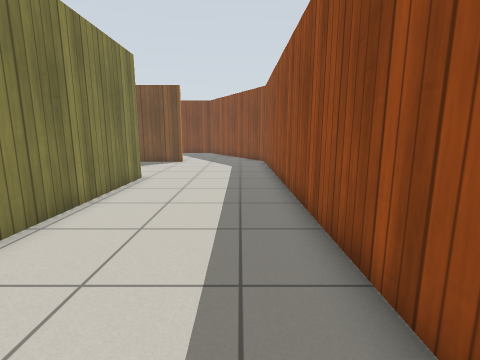
[1] (above)

19 first-person views from a walk through a robot-simulator world made for Gazebo. The camera is 0.94 m above the floor, tilts 10° down and sees 85° across. The floor is counted in squares, 0.5 m on a side. Each view is taken from the middle of a square. On the plan, view 1 faces up. The plan holds only what a view shows up to about 15 squares ahead; the rest is blank. Gazebo's built-in surfaces are drawn with simple patterns.

[2]
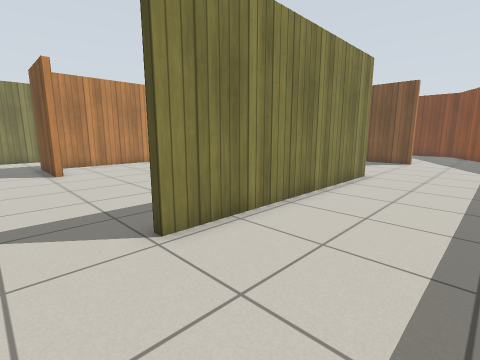

[3]
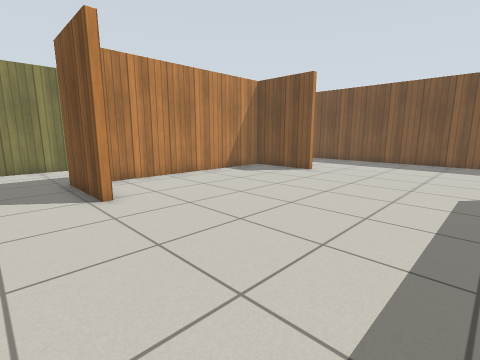

[4]
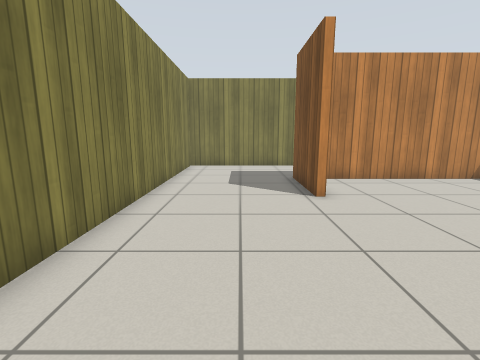

[5]
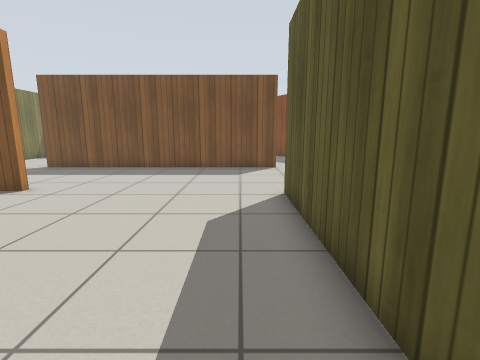

[6]
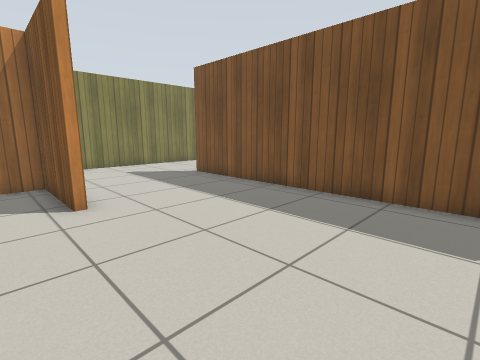

[7]
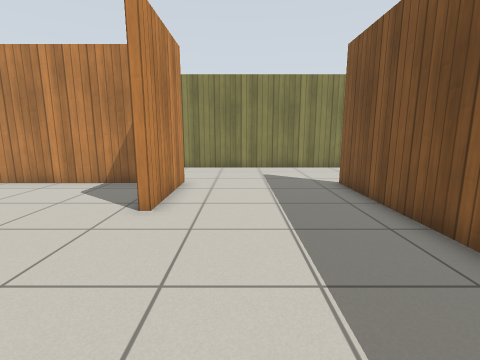

[8]
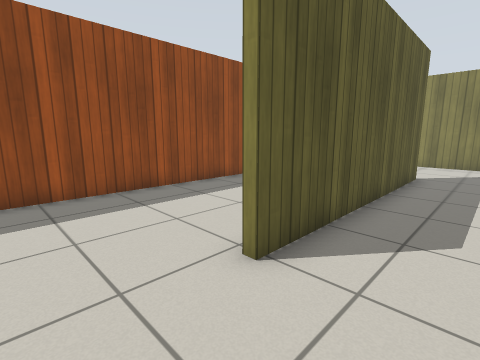

[9]
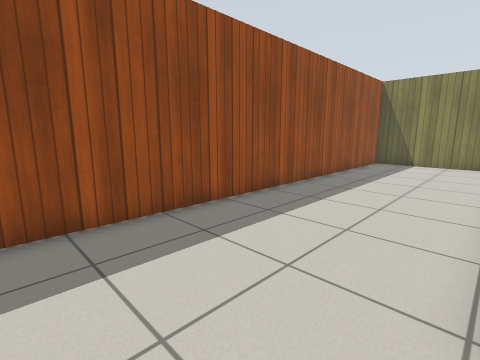

[10]
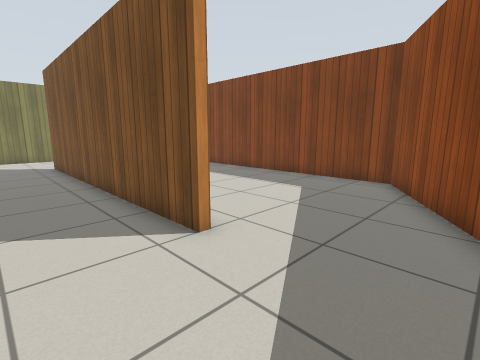

[11]
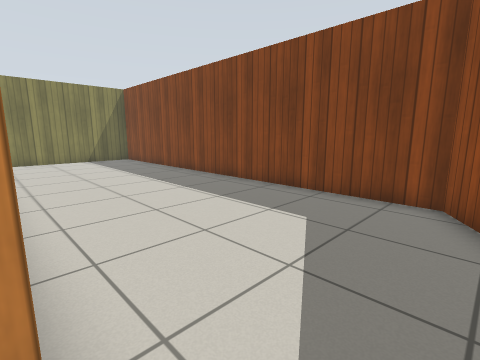

[12]
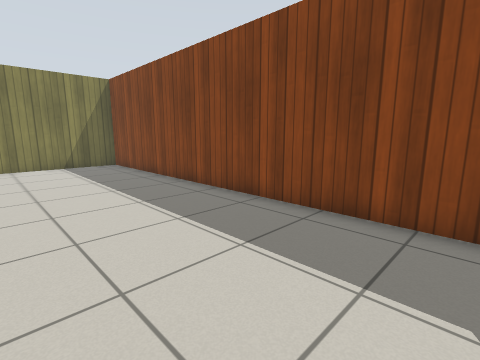

[13]
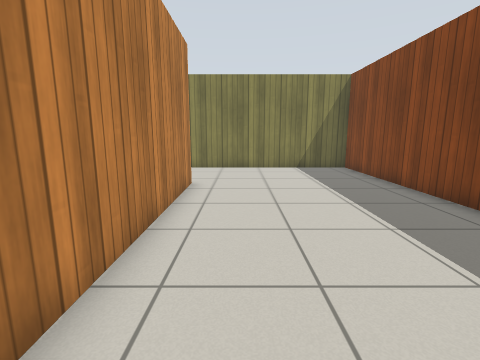

[14]
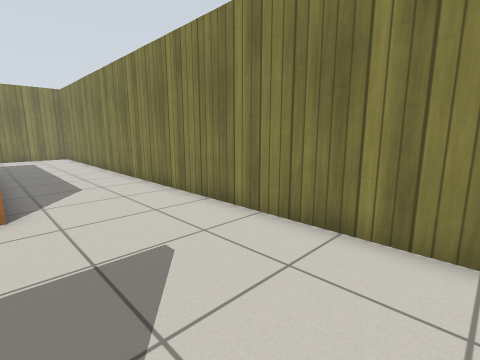

[15]
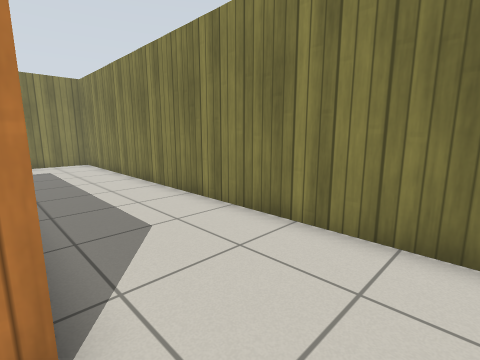

[16]
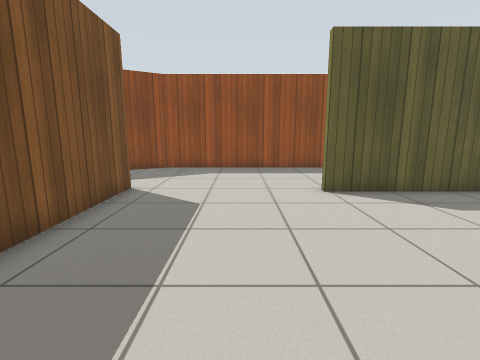

[17]
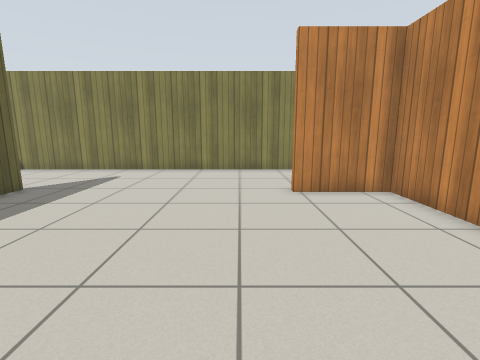

[18]
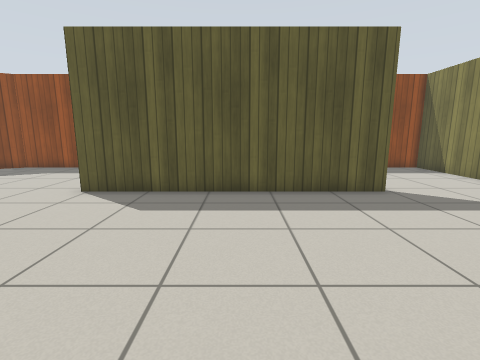

[19]
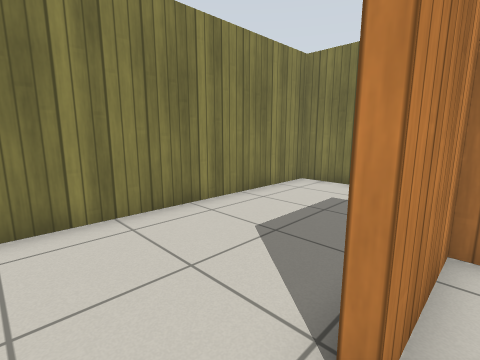

### Floor plan
Ten units are one square. View 1 is at (0, 0); x grows to the right and y downward. Boxes are objects, and circles mark ways between rooms. Rooms are numbered by the first view taken in them; rooms with no view inside come last. Other rooms are left out.
<svg viewBox="-222 -264 244 309">
<path fill="none" stroke="#000" d="M-136 -13 -172 -13M-43 -112 -43 -11M-46 -11 -46 -112M-172 -118 -132 -118 -132 -115 -169 -115 -169 -16 -136 -16M-40 -178 -170 -178M-217 -174 -217 40 17 40 17 -181 12 -189M-170 -181 -87 -181M-40 -182 -40 -178M-1 -211 -29 -259 -217 -259 -217 -174M12 -189 6 -198"/>
<circle cx="-15" cy="-180" r="3" fill="#2a7"/>
<circle cx="-190" cy="-180" r="3" fill="#2a7"/>
<text x="-100" y="-70">1</text>
<text x="-110" y="-220">2</text>
</svg>
Room 1 opens to room 2.

Where each view was taken, in squares from view 1:
view 1: 0 up, 0 right, facing up
view 2: 1 down, 0 right, facing up-left
view 3: 1 down, 6 left, facing up-left
view 4: 1 down, 6 left, facing left
view 5: 3 up, 6 left, facing up
view 6: 10 up, 6 left, facing up-left
view 7: 14 up, 7 left, facing left
view 8: 14 up, 7 left, facing down-right
view 9: 14 up, 4 left, facing down-right
view 10: 15 up, 0 right, facing up-left
view 11: 18 up, 2 left, facing up-left
view 12: 20 up, 5 left, facing up-left
view 13: 20 up, 7 left, facing left
view 14: 19 up, 17 left, facing down-left
view 15: 14 up, 17 left, facing down-left
view 16: 14 up, 13 left, facing right
view 17: 10 up, 12 left, facing down
view 18: 6 up, 13 left, facing right
view 19: 2 up, 12 left, facing down-left
